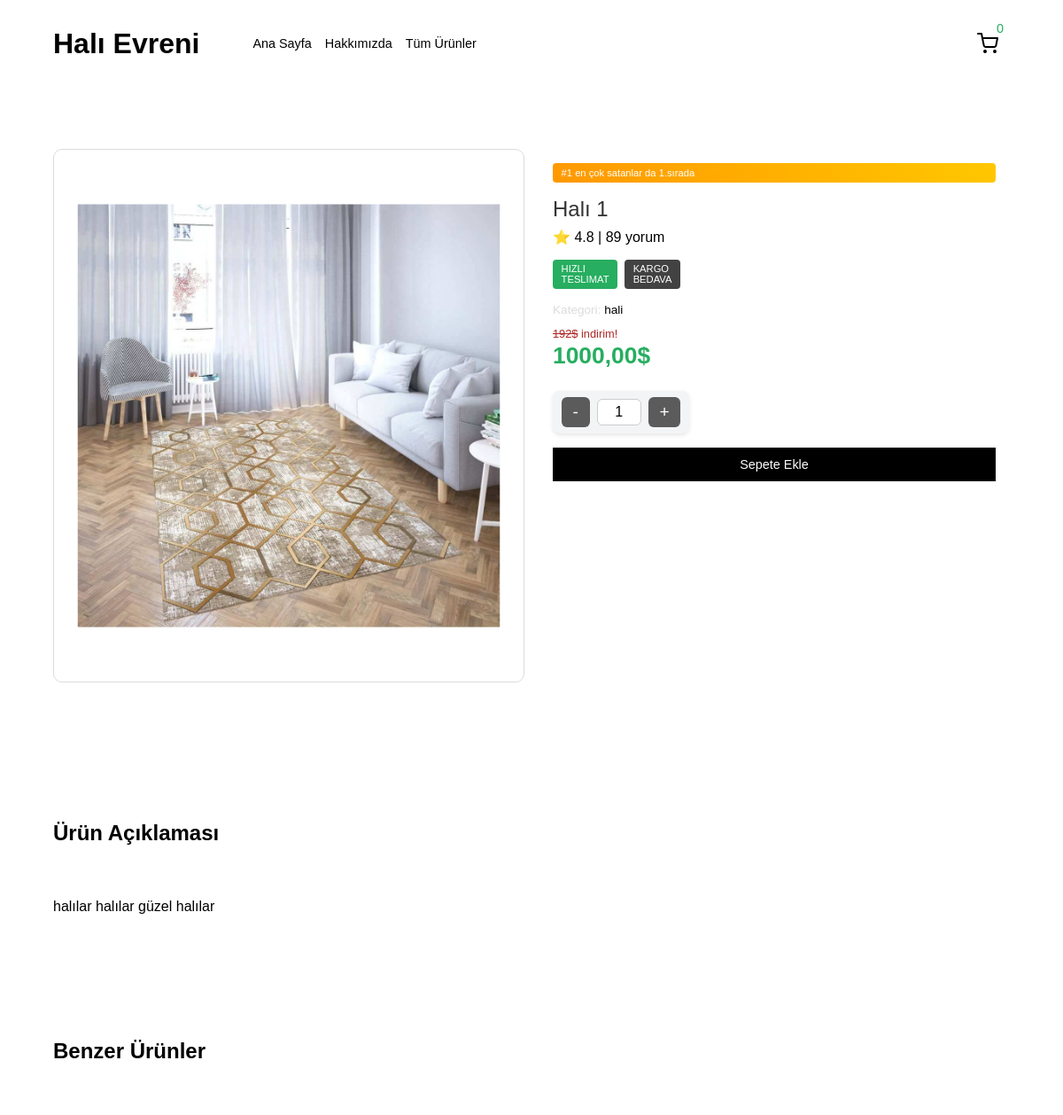
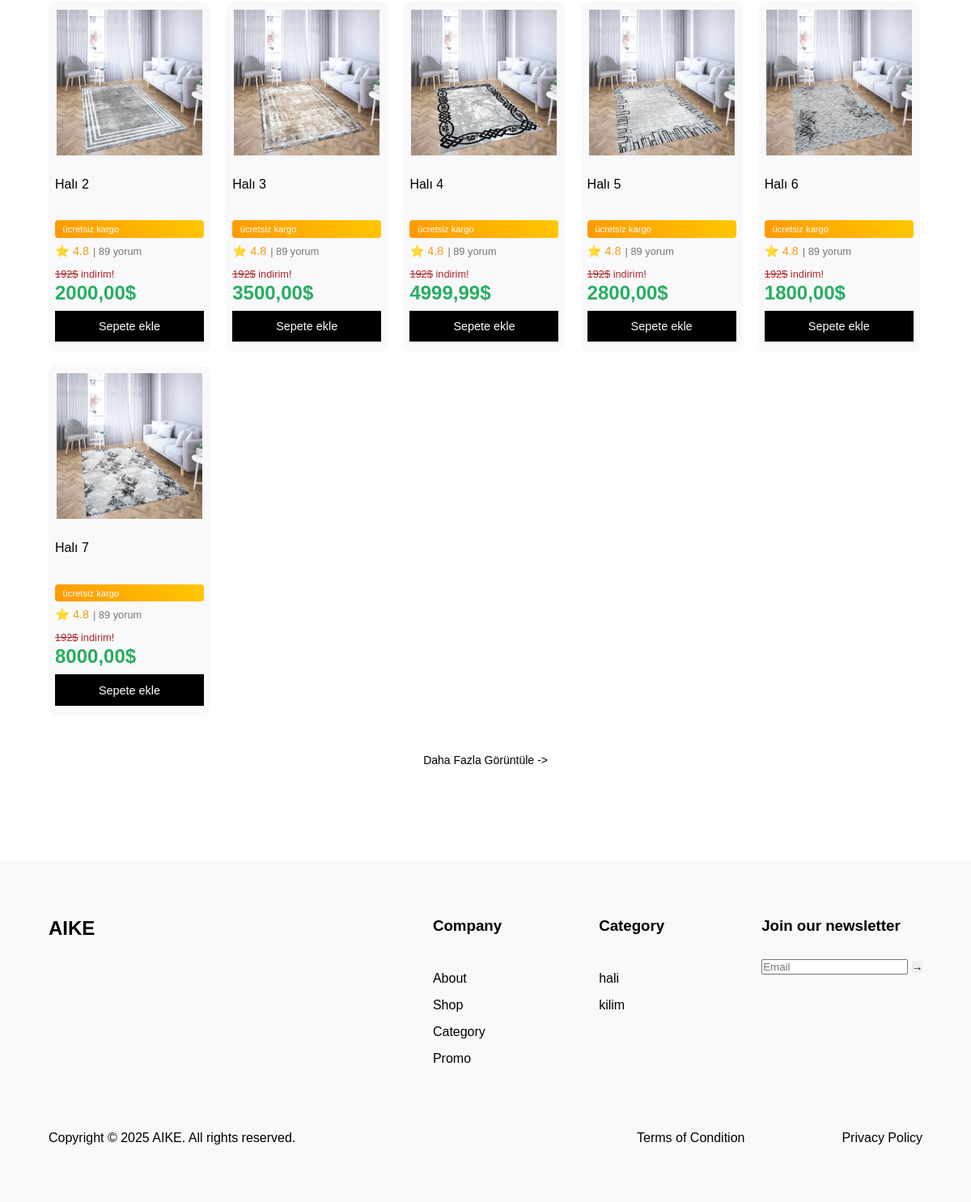
The page /products/hal-1 on the database its author committed (2 pictures, top to bottom).
### siteConfigurations/models.py (models this page shows, shortened)
class NavbarItem(models.Model):
    name = models.CharField(max_length=100)
    url_name = models.CharField(max_length=100)
    is_active = models.BooleanField(default=True)
    position = models.IntegerField(default=0)  # Pozisyon alanı eklendi
    def get_absolute_url(self):
        try:
            return reverse_lazy(self.url_name)
        except:
            return '#'
    class Meta:
        constraints = [
            models.UniqueConstraint(fields=['url_name'], name='unique_url_name')
        ]
        ordering = ['position']

### siteapp/models.py (models this page shows, shortened)
class product(models.Model):
    title = models.CharField(max_length=250)
    categories = models.ManyToManyField(category, related_name="products")
    price = models.DecimalField(max_digits=10, decimal_places=2)
    image = models.ImageField(upload_to="siteapp/", blank=True, null=True)
    description = models.CharField(max_length=255)
    is_home = models.BooleanField(default=False)
    slug = models.SlugField(
        null=False, blank=True, unique=True, db_index=True, editable=False
    )
    created_at = models.DateTimeField(
        auto_now_add=True, null=False, blank=False, editable=False
    )

class category(models.Model):
    name = models.CharField(max_length=100)
    slug = models.SlugField(
        null=False, unique=True, blank=True, db_index=True, editable=False
    )

### siteapp/views.py (the view)
# urls.py: path('products/<slug:slug>', views.product_details, name="product-details"),
def product_details(request, slug):
    products = product.objects.get(slug=slug)
    categories = products.categories.all()
    related_products = product.objects.filter(categories__in=categories).exclude(
        id=products.id
    )
    product_images = products.images.all()
    cart = request.session.get('cart', {})
    cart_quantity = cart.get(str(products.id), 0)
    return render(
        request,
        "siteapp/product-details.html",
        {
            "products": products,
            "categories": categories,
            "related_products": related_products,
            "cart_quantity": cart_quantity,
            "product_images": product_images,
        },
    )

### siteapp/context_processors.py (called while the page is built)
def site_info(request):
    return {"copyright_year": 2025, "company_name": "AIKE"}

def categories(request):
    return {
        "f_categories": category.objects.all()[:5],
    }

def navbar_items(request):
    return {
        'navbar_items': NavbarItem.objects.filter(is_active=True)
    }

def cart_item_count(request: HttpRequest):
    cart = request.session.get("cart", {})
    total_items = sum(cart.values())
    return {
        'total_items': total_items
    }

### siteapp/templates/siteapp/product-details.html (shortened to what this page needs)
{% extends "base.html" %} {% load static %} {% block title %}product details{% endblock %} {% block content %}
<section class="section">
	<div class="product-detail-grid">
		<div class="product-detail-gallery">
			<div class="product-detail-gallery-main-img-container">
				<img id="mainImage" src="{{products.image.url}}" alt="Two makaron blue and yellow on each other" class="product-detail-gallery-main-img" />
			</div>
		</div>
		<div class="product-detail-info">
			<div class="product-detail-info-advantage">#1 en çok satanlar da 1.sırada</div>
			<div class="product-detail-info-name">{{products.title}}</div>
			<div class="product-detail-info-rating">
				⭐ 4.8
				<span class="review-count">| 89 yorum</span>
			</div>
			<div class="ticket-container">
				<div class="ticket-fast-delivery">
					hızlı
					<br />
					teslimat
				</div>
				<div class="ticket-free-cargo">
					kargo
					<br />
					bedava
				</div>
			</div>
			<div class="product-detail-info-category-text">
				Kategori: {% for category in categories %}
				<a href="{% url 'products-by-category' category.slug %}" class="category-link">{{category.name}}</a>
				{% if not forloop.last %}, {% endif %} {% endfor %}
			</div>
			<div class="product-detail-info-price">
				<small class="product-card-info-price-discount product-card-info-price-discount-active">
					<span class="strikethrough">192$</span>
					indirim!
				</small>
				<h2>{{products.price}}$</h2>
			</div>
			<form id="form-cart" action="{% url 'add_to_cart' products.id %}" method="post" class="product-addchart">
				<div class="quantity-selector">
					<button type="button" class="qty-btn" id="decrease">-</button>
					<input type="number" class="qty-input" value="1" min="1" max="10" id="quantity" name="quantity" required />
					<button type="button" class="qty-btn" id="increase">+</button>
				</div>
				<div class="product-detail-info-add-to-cart" id="addToCart">Sepete Ekle</div>
			</form>
		</div>
	</div>
</section>
<section class="section related-products-section">
	<header class="section-header">
		<h2 class="section-heading-text">Ürün açıklaması</h2>
	</header>
	<p>{{products.description}}</p>
</section>
<section class="section related-products-section">
	<header class="section-header">
		<h2 class="section-heading-text">benzer ürünler</h2>
	</header>
	<div class="product-grid">
		{% for product in related_products %}
		<div class="product-card" id="product-card">
			<a href="{% url 'product-details' product.slug %}">
				<img src="{{ product.image.url }}" alt="{{ product.title }}" class="product-card-img" />
			</a>
			<div class="product-card-info">
				<div class="product-card-info-name">
					<a href="{% url 'product-details' product.slug %}">{{ product.title }}</a>
				</div>
				<a href="{% url 'product-details' product.slug %}">
					<div class="product-card-info-advantage">ücretsiz kargo</div>
					<div class="product-card-info-rating">
						⭐ 4.8
						<span class="review-count">| 89 yorum</span>
					</div>
					<div class="product-card-info-price">
						<small class="product-card-info-price-discount product-card-info-price-discount-active">
							<span class="strikethrough">192$</span>
							indirim!
						</small>
						<h2>{{ product.price }}$</h2>
					</div>
				</a>
				<form action="{% url 'add_to_cart' product.id %}" method="post" class="product-addchart">
					<button type="submit" class="add-to-cart" id="add-to-cart">Sepete ekle</button>
				</form>
			</div>
		</div>
		{% empty %}
		<p>Benzer Ürün Bulunmamaktadır.</p>
		{% endfor %}
	</div>
	<section class="section more-section">
		{% for category in categories %}
		<a href="{% url 'products-by-category' category.slug %}">
			<button class="btn btn-transparent btn-more">Daha fazla görüntüle -></button>
		</a>
		{% empty %}
		<p>No categories available.</p>
		{% endfor %}
	</section>
</section>
{% endblock %}

### templates/partials/_navbar.html (shortened to what this page needs)
{% load static %}
<header class="navbar">
	<div class="navbar-left">
		<a href="{% url 'home' %}" class="brand">
			<h1>Halı Evreni</h1>
		</a>
		<nav class="nav">
			<ul>
				{% for item in navbar_items %} {% if item.get_absolute_url != '#' %}
				<li class="nav-link"><a href="{{ item.get_absolute_url }}">{{ item.name }}</a></li>
				{% endif %} {% endfor %}
			</ul>
		</nav>
	</div>
	<div class="navbar-right">
		<div class="cart-icon-wrapper">
			<div class="cart-icon-wrapper">
				<a href="{% url 'cart_detail' %}">
					<div class="cart-icon-counter-wrapper">
						<span class="cart-icon-counter">{{ total_items }}</span>
					</div>
					<img src="{% static 'uploads/shopping-cart.svg' %}" alt="Alışveriş sepeti ikonu" width="24" height="24" />
				</a>
			</div>
		</div>
	</div>
</header>

### templates/partials/_footer.html
<footer class="section footer">
	<div class="footer-container container">
		<header class="footer-logo">
			<a href="{% url 'home' %}">
				<h2>AIKE</h2>
			</a>
		</header>
		<nav class="footer-links">
			<div class="footer-column">
				<h3 class="footer-column--title">Company</h3>
				<ul class="footer-column--links">
					<li><a href="{% url 'about' %}">About</a></li>
					<li><a href="{% url 'products' %}">Shop</a></li>
					<li><a href="{% url 'Category' %}">Category</a></li>
					<li><a href="{% url 'promo' %}">Promo</a></li>
				</ul>
			</div>
			<div class="footer-column">
				<h3 class="footer-column--title">Category</h3>
				<ul class="footer-column--links">
					{% for category in f_categories %}
						<li><a href="{% url 'products-by-category' category.slug %}">{{category.name}}</a></li>
					{% endfor %}
				</ul>
			</div>
			<div class="footer-column newsletter">
				<h3 class="footer-column--title">Join our newsletter</h3>
				<form>
					<input type="email" placeholder="Email" />
					<button type="submit">→</button>
				</form>
			</div>
		</nav>
	</div>
	<div class="container">
		<div class="footer-bottom">
			<p>Copyright © {{ copyright_year }} {{ company_name }}. All rights reserved.</p>
			<div class="footer-links">
				<a href="#">Terms of Condition</a>
				<a href="#">Privacy Policy</a>
			</div>
		</div>
	</div>
</footer>

### rows shown on the page
NavbarItem: name "Ana Sayfa"
NavbarItem: name "Hakkımızda"
NavbarItem: name "Tüm Ürünler"
product: image (picture), title "Halı 1", price "1000,00", description "halılar halılar güzel halılar"
category: name "hali"
product: image (picture), title "Halı 2", price "2000,00"
product: image (picture), title "Halı 3", price "3500,00"
product: image (picture), title "Halı 4", price "4999,99"
product: image (picture), title "Halı 5", price "2800,00"
product: image (picture), title "Halı 6", price "1800,00"
product: image (picture), title "Halı 7", price "8000,00"
category: name "kilim"

### other values the page prints
{{ total_items }} "0"
{{ copyright_year }} "2025"
{{ company_name }} "AIKE"
